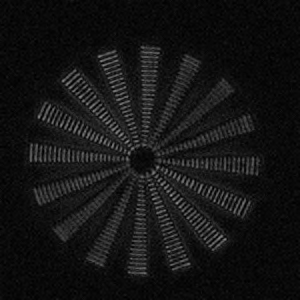
#> input picture final_files/2d_data/kaza/retardance.tif, 300 x 300 px
$ python glyph_packing_python.py
#> lines starting #> are read from the running program, lines starting #| are printed output that depends on the picture
# Parameters
initial_num_points = 35000
final_num_points = 27000
alpha = 3
max_time = 90.0
min_time = 5.0
num_iterations = 200
boundary = 50
c_drag = 10.0
num_cores = 32
gamma = 0.5
dataset = 'kaza'

import numpy as np
import matplotlib.pyplot as plt
import tifffile as tf
import os
import numpy as np
import matplotlib
matplotlib.use('Agg')
import matplotlib.pyplot as plt
from matplotlib import cm
import cv2
from mpl_toolkits.axes_grid1 import make_axes_locatable
from scipy.integrate import odeint
import time
from numpy import linalg as LA
import random
from itertools import cycle
from scipy import interpolate
import cv2
import multiprocessing as mp
from numba import jit, prange
from skimage.transform import rescale

def nanRobustBlur(I, dim):
    V=I.copy()
    V[I!=I]=0
    VV=cv2.blur(V,dim)
    W=0*I.copy()+1
    W[I!=I]=0
    WW=cv2.blur(W,dim)
    Z=VV/WW
    return Z

anisotropy = cv2.imread('2d_data/' + dataset + '/retardance.tif', -1).astype('float32')
#> anisotropy: shape (300, 300) float32; min 9, max 37978, mean 5291.5
orientation = cv2.imread('2d_data/' + dataset + '/azimuth.tif', -1).astype('float32')
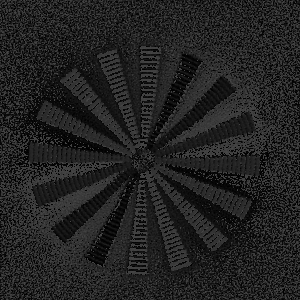
#> input picture final_files/2d_data/kaza/azimuth.tif, 300 x 300 px
#> orientation: shape (300, 300) float32; min 0, max 17999, mean 8826.2

if dataset == 'kaza':
    orientation = orientation / 18000*np.pi
    anisotropy = anisotropy / 10000

if dataset == 'u2':
    anisotropy = rescale(anisotropy, 0.5, anti_aliasing=True)
    orientation = rescale(orientation, 0.5, anti_aliasing=True)
    anisotropy = anisotropy / 65535*10
    orientation = orientation / 18000*np.pi
    USmooth, VSmooth = anisotropy*np.cos(orientation), anisotropy*np.sin(orientation)
    VSmooth = VSmooth*-1
    orientation = np.arctan2(VSmooth, USmooth)

def return_smooth(orientation, anisotropy):
    U, V =  anisotropy*np.cos(2 * orientation), anisotropy*np.sin(2 * orientation)
    USmooth = nanRobustBlur(U, (5, 5)) # plot smoothed vector field
#> in nanRobustBlur, `W=0*I.copy()+1`: W: shape (300, 300) float32; every value is 1
    VSmooth = nanRobustBlur(V, (5, 5)) # plot smoothed vector field
#> call 2 of nanRobustBlur, with dim = (5, 5)
#> in nanRobustBlur (call 2), `VV=cv2.blur(V,dim)`:
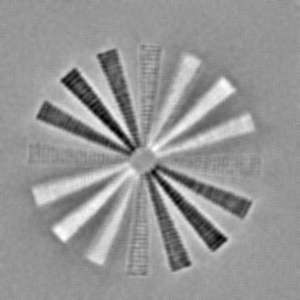
#> VV: shape (300, 300) float32; min -1.72, max 1.19, mean -0.00368; drawn with min black and max white
    azimuthSmooth = (0.5*np.arctan2(VSmooth,USmooth)) % np.pi
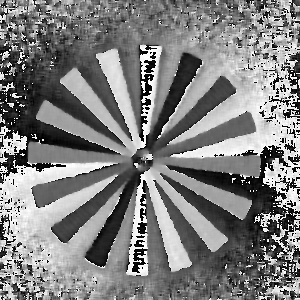
#> azimuthSmooth: shape (300, 300) float32; min 1.46e-05, max 3.14, mean 1.57; drawn with min black and max white
    RSmooth = np.sqrt(USmooth**2+VSmooth**2)
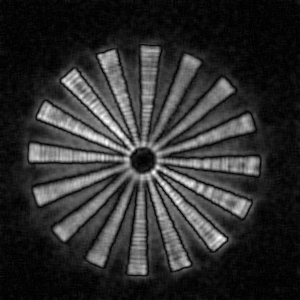
#> RSmooth: shape (300, 300) float32; min 0.000232, max 1.74, mean 0.326; drawn with min black and max white

    return RSmooth, azimuthSmooth

anisotropy, orientation = return_smooth(orientation, anisotropy)

def return_D(position):
    scale_value = anisotropy[position[0]][position[1]]
    theta = orientation[position[0]][position[1]]

    if abs(scale_value) > 1:
        scale_matrix = np.matrix([[scale_value, 0], [0, 1]])
    else:
        scale_matrix = np.matrix([[1, 0], [0, scale_value]])

    angle_matrix = np.matrix([[np.cos(theta), -np.sin(theta)], [np.sin(theta), np.cos(theta)]])
    angle_matrix_2 = np.matrix([[np.cos(theta), np.sin(theta)], [-np.sin(theta), np.cos(theta)]])

    D_matrix = np.matmul(np.matmul(angle_matrix, scale_matrix), angle_matrix_2)

    return D_matrix

memory_inverse = {}

D1 = np.zeros_like(anisotropy, dtype=np.float32)
D2 = np.zeros_like(anisotropy, dtype=np.float32)
D3 = np.zeros_like(anisotropy, dtype=np.float32)
D4 = np.zeros_like(anisotropy, dtype=np.float32)

x = np.arange(0, anisotropy.shape[0], 1)
#> x = 300 values from 0 to 299
y = np.arange(0, anisotropy.shape[1], 1)
#> y = 300 values from 0 to 299

for i in x:
    for j in y:
        scale_matrix = return_D([i, j])
        memory_inverse[(i, j)] = np.linalg.inv(scale_matrix)

        D1[i, j] = scale_matrix[0, 0]
        D2[i, j] = scale_matrix[0, 1]
        D3[i, j] = scale_matrix[1, 0]
        D4[i, j] = scale_matrix[1, 1]
#> this loop made 300 passes
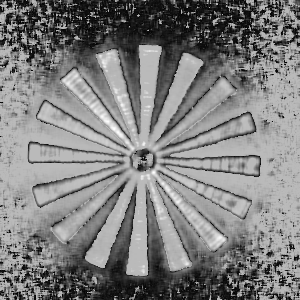
#> D1: shape (300, 300) float32; min 0.00127, max 1.37, mean 0.683; drawn with min black and max white
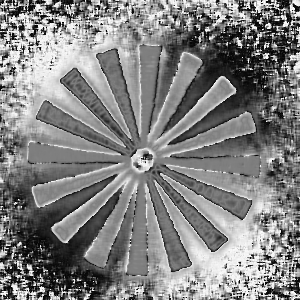
#> D2: shape (300, 300) float32; min -0.499, max 0.498, mean 0.00572; drawn with min black and max white
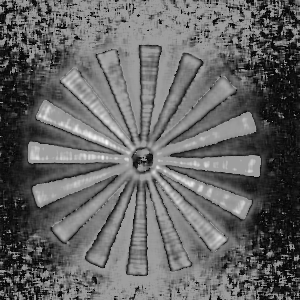
#> D4: shape (300, 300) float32; min 0.00224, max 1.61, mean 0.643; drawn with min black and max white

#> (the run stopped early here; a loop or call above may not have finished)
